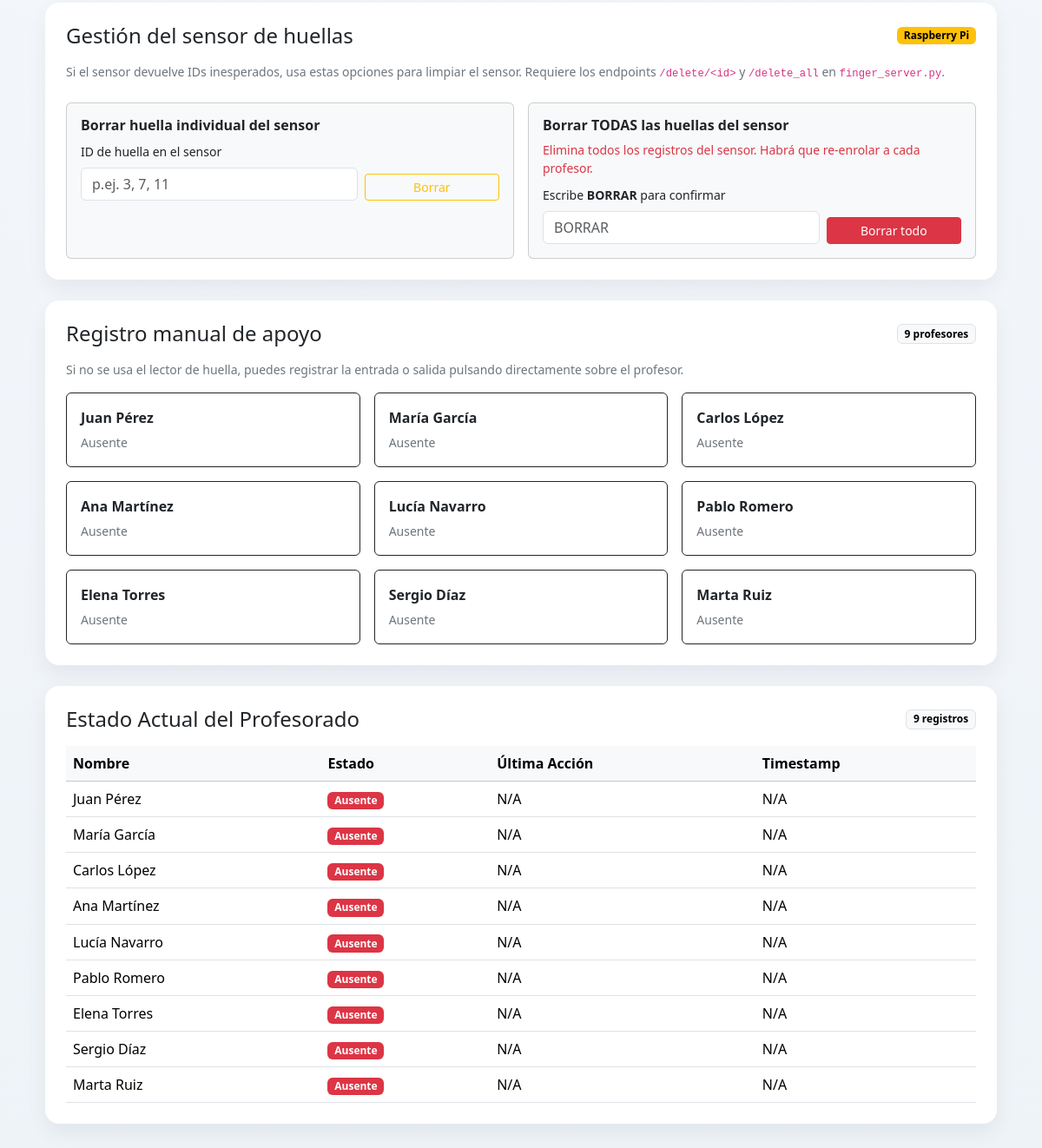
The app's page /presencia (lower part), older data.
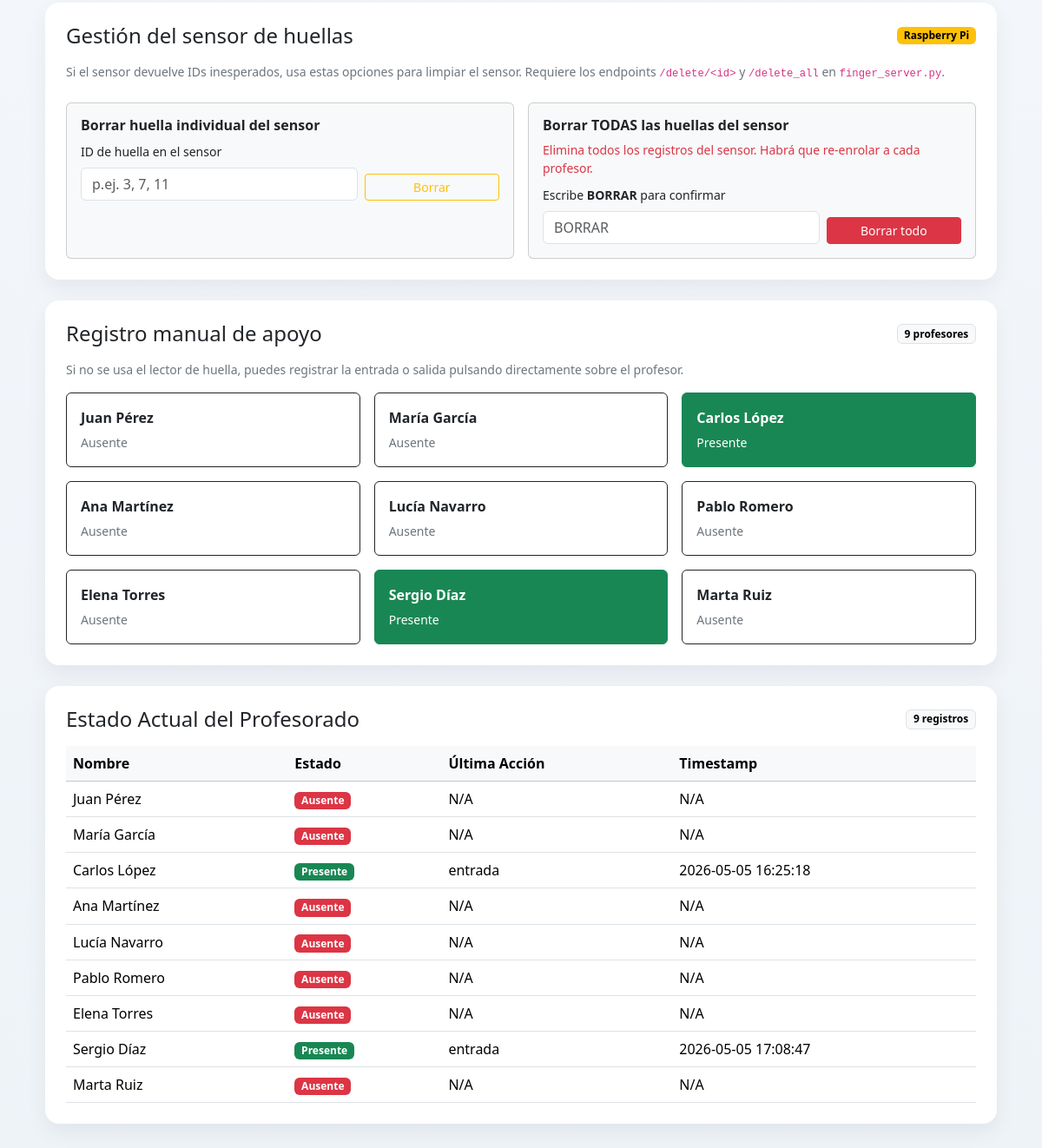
The same page, newer data.
### tables this page shows
CREATE TABLE profesores (id INTEGER PRIMARY KEY AUTOINCREMENT, nombre TEXT NOT NULL, departamento TEXT, huella_id INTEGER, activo INTEGER DEFAULT 1, guardias_acumuladas INTEGER DEFAULT 0, guardias_semana INTEGER DEFAULT 0);

CREATE TABLE presencia (
    id INTEGER PRIMARY KEY AUTOINCREMENT,
    profesor_id INTEGER,
    timestamp DATETIME DEFAULT CURRENT_TIMESTAMP,
    tipo TEXT,   -- 'entrada' o 'salida'
    FOREIGN KEY (profesor_id) REFERENCES "profesores_legacy"(id)
);

### app.py (the view)
@app.route("/presencia")
def vista_presencia():
    estado = obtener_estado_actual(_obtener_db_path())
    profesores = [
        {
            "id": profesor_id,
            "nombre": info.get("nombre", f"Profesor {profesor_id}"),
        }
        for profesor_id, info in estado.items()
    ]
    profesores.sort(key=lambda p: p["nombre"].casefold())
    return render_template("presencia.html", estado=estado, profesores=profesores)

### app.py (called while the page is built)
def _obtener_db_path():
    return app.config.get("DB_PATH", "ies.db")

### modules/db/db_manager.py (called while the page is built, shortened)
    def get_connection(self):
        return sqlite3.connect(self.db_path)

    @contextmanager
    def _connection(self):
        conn = self.get_connection()
        try:
            self._ensure_schema(conn)
            yield conn
        finally:
            conn.close()

    def _fetch_all(self, query, params=(), model_cls=None):
        with self._connection() as conn:
            cursor = conn.cursor()
            cursor.execute(query, params)
            rows = cursor.fetchall()
        if model_cls is None:
            return rows
        return [model_cls(*row) for row in rows]

    def _fecha_hoy(self, fecha=None):
        return fecha or datetime.now().strftime("%Y-%m-%d")

    def _ensure_profesores_schema(self, conn):
        cursor = conn.cursor()
        cursor.execute("PRAGMA table_info(profesores)")
        schema_rows = cursor.fetchall()
        columnas = {row[1] for row in schema_rows}
        tipos = {row[1]: (row[2] or "").upper() for row in schema_rows}
        schema_actualizado = False
        if "departamento" not in columnas:
            cursor.execute("ALTER TABLE profesores ADD COLUMN departamento TEXT")
            schema_actualizado = True
        if "huella_id" not in columnas:
            cursor.execute("ALTER TABLE profesores ADD COLUMN huella_id INTEGER")
            schema_actualizado = True
        self._normalizar_huella_ids(conn)
        if schema_actualizado:
            conn.commit()

    @staticmethod
    def _normalizar_huella_id_valor(valor):
        if valor is None:
            return None
        if isinstance(valor, int):
            return valor

    def _normalizar_huella_ids(self, conn):
        cursor = conn.cursor()
        cursor.execute("SELECT id, huella_id FROM profesores")
        cambios = []
        for profesor_id, huella_id in cursor.fetchall():
            huella_normalizada = self._normalizar_huella_id_valor(huella_id)
            if huella_id != huella_normalizada:
                cambios.append((huella_normalizada, profesor_id))
        if cambios:
            cursor.executemany(
                "UPDATE profesores SET huella_id = ? WHERE id = ?",
                cambios,
            )
            conn.commit()

    def _ensure_horarios_schema(self, conn):
        cursor = conn.cursor()
        cursor.execute("PRAGMA table_info(horarios)")
        columnas = {row[1] for row in cursor.fetchall()}

### templates/presencia.html (shortened to what this page needs)
<!DOCTYPE html>
<html lang="es">
<head>
    <link href="https://cdn.jsdelivr.net/npm/bootstrap@5.3.3/dist/css/bootstrap.min.css" rel="stylesheet">
</head>
<body>
    <main class="container app-shell py-4 py-lg-5">
        <section class="card stat-card mb-4 border-warning">
            <div class="card-body p-4">
                <div class="d-flex justify-content-between align-items-center mb-3 flex-wrap gap-2">
                    <h2 class="h4 mb-0">Gestión del sensor de huellas</h2>
                    <span class="badge text-bg-warning">Raspberry Pi</span>
                </div>
                <p class="text-secondary small mb-4">Si el sensor devuelve IDs inesperados, usa estas opciones para limpiar el sensor. Requiere los endpoints <code>/delete/&lt;id&gt;</code> y <code>/delete_all</code> en <code>finger_server.py</code>.</p>
                <div class="row g-3">
                    <div class="col-lg-6">
                        <div class="card bg-body-tertiary h-100">
                            <div class="card-body p-3">
                                <h3 class="h6 fw-semibold mb-2">Borrar huella individual del sensor</h3>
                                <form action="{{ url_for('borrar_huella_sensor_route') }}" method="post" class="row g-2 align-items-end">
                                    <div class="col-8">
                                        <label for="huella_id_borrar" class="form-label small">ID de huella en el sensor</label>
                                        <input type="number" id="huella_id_borrar" name="huella_id" class="form-control" min="0" max="127" placeholder="p.ej. 3, 7, 11" required>
                                    </div>
                                    <div class="col-4 d-grid">
                                        <button class="btn btn-outline-warning btn-sm" type="submit">Borrar</button>
                                    </div>
                                </form>
                            </div>
                        </div>
                    </div>
                    <div class="col-lg-6">
                        <div class="card bg-body-tertiary h-100">
                            <div class="card-body p-3">
                                <h3 class="h6 fw-semibold mb-2">Borrar TODAS las huellas del sensor</h3>
                                <p class="text-danger small mb-2">Elimina todos los registros del sensor. Habrá que re-enrolar a cada profesor.</p>
                                <form action="{{ url_for('borrar_todas_huellas_sensor_route') }}" method="post" class="row g-2 align-items-end">
                                    <div class="col-8">
                                        <label for="confirmacion_borrar_todo" class="form-label small">Escribe <strong>BORRAR</strong> para confirmar</label>
                                        <input type="text" id="confirmacion_borrar_todo" name="confirmacion" class="form-control" placeholder="BORRAR" required>
                                    </div>
                                    <div class="col-4 d-grid">
                                        <button class="btn btn-danger btn-sm" type="submit">Borrar todo</button>
                                    </div>
                                </form>
                            </div>
                        </div>
                    </div>
                </div>
            </div>
        </section>
        <section class="card stat-card mb-4">
            <div class="card-body p-4">
                <div class="d-flex justify-content-between align-items-center mb-3 flex-wrap gap-2">
                    <h2 class="h4 mb-0">Registro manual de apoyo</h2>
                    <span class="badge text-bg-light border">{{ estado|length }} profesores</span>
                </div>
                <p class="text-secondary small mb-3">Si no se usa el lector de huella, puedes registrar la entrada o salida pulsando directamente sobre el profesor.</p>
                <div class="row g-3">
                    {% for profesor_id, info in estado.items() %}
                    <div class="col-md-6 col-xl-4">
                        <form action="{{ url_for('registrar') }}" method="post" class="h-100">
                            <button class="btn {% if info.presente %}btn-success{% else %}btn-outline-dark{% endif %} w-100 h-100 text-start p-3" type="submit">
                                <span class="d-block fw-semibold mb-1">{{ info.nombre }}</span>
                                <span class="small {% if info.presente %}text-white{% else %}text-secondary{% endif %}">
                                    {% if info.presente %}Presente{% else %}Ausente{% endif %}
                                </span>
                            </button>
                        </form>
                    </div>
                    {% else %}
                    <div class="col-12">
                        <div class="text-center text-secondary py-3">No hay profesores disponibles para registrar.</div>
                    </div>
                    {% endfor %}
                </div>
            </div>
        </section>
        <section class="card stat-card">
            <div class="card-body p-4">
                <div class="d-flex justify-content-between align-items-center mb-3 flex-wrap gap-2">
                    <h2 class="h4 mb-0">Estado Actual del Profesorado</h2>
                    <span class="badge text-bg-light border">{{ estado|length }} registros</span>
                </div>
                <div class="table-responsive">
                    <table class="table table-hover align-middle mb-0">
                        <thead class="table-light">
                            <tr>
                                <th>Nombre</th>
                                <th>Estado</th>
                                <th>Última Acción</th>
                                <th>Timestamp</th>
                            </tr>
                        </thead>
                        <tbody>
                            {% for profesor_id, info in estado.items() %}
                            <tr>
                                <td class="fw-medium">{{ info.nombre }}</td>
                                <td>
                                    <span class="badge {% if info.presente %}text-bg-success{% else %}text-bg-danger{% endif %}">
                                        {% if info.presente %}Presente{% else %}Ausente{% endif %}
                                    </span>
                                </td>
                                <td>{{ info.ultima_accion or 'N/A' }}</td>
                                <td>{{ info.timestamp or 'N/A' }}</td>
                            </tr>
                            {% else %}
                            <tr>
                                <td colspan="4" class="text-center text-secondary py-4">No hay registros de presencia para mostrar.</td>
                            </tr>
                            {% endfor %}
                        </tbody>
                    </table>
                </div>
            </div>
        </section>
    </main>
</body>
</html>

### templates/presencia.html (style rules this page uses)
body { background: linear-gradient(180deg, #f5f7fb 0%, #eef3f8 100%); min-height: 100vh; }
.app-shell { max-width: 1120px; }
.stat-card, .content-card { border: 0; border-radius: 1rem; box-shadow: 0 10px 24px rgba(15, 23, 42, 0.06); }

Row changes from the older to the newer data that the page shows:
added presencia: tipo "entrada", timestamp "2026-05-05 16:25:18"
added presencia: tipo "entrada", timestamp "2026-05-05 17:08:47"
Text that changed along with them:
list line gone: "Ausente"
new list line: "Presente"
new list line: "Carlos López"
new list line: "Sergio Díaz"
list line gone: "Carlos López"
list line gone: "Ausente N/A N/A"
list line gone: "Sergio Díaz"
